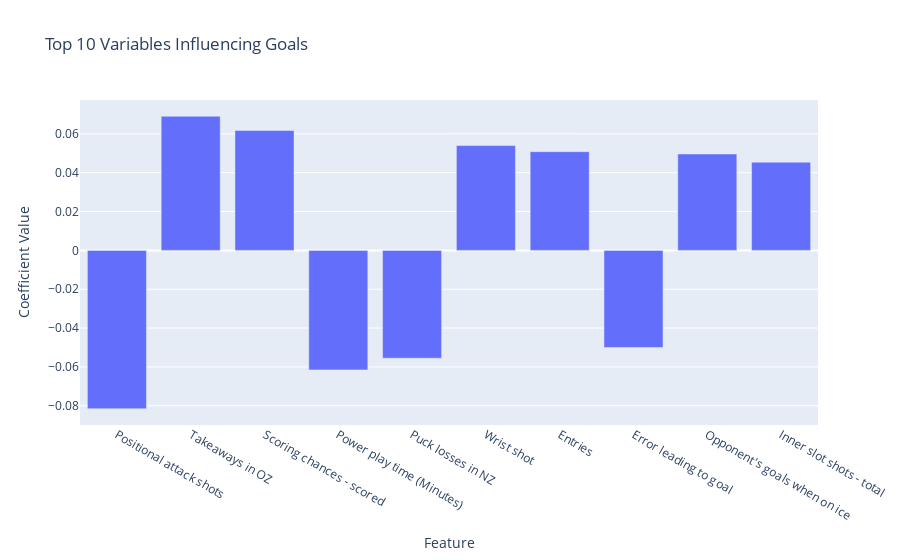

Notebook code for this chart:
### Code cell
# Create a bar graph of the top coefficients
top_coef_df = coef_df.head(N)

fig = px.bar(
    top_coef_df,
    x='Feature',
    y='Coefficient',
    title=f'Top {N} Variables Influencing Goals',
    labels={'Coefficient': 'Coefficient Value', 'Feature': 'Feature'}
)

fig.show()

### Figure 1 — Plotly figure (JSON) as saved in the notebook; plotly's stock layout.template omitted (floating-point values rounded to 4 significant figures)
{"data": [{"hovertemplate": "Feature=%{x}<br>Coefficient Value=%{y}<extra></extra>", "legendgroup": "", "marker": {"color": "#636efa", "pattern": {"shape": ""}}, "name": "", "orientation": "v", "showlegend": false, "textposition": "auto", "type": "bar", "x": ["Positional attack shots", "Takeaways in OZ", "Scoring chances - scored", "Power play time (Minutes)", "Puck losses in NZ", "Wrist shot", "Entries", "Error leading to goal", "Opponent's goals when on ice", "Inner slot shots - total"], "xaxis": "x", "y": [-0.08155, 0.06907, 0.06171, -0.06153, -0.05553, 0.05397, 0.05084, -0.05, 0.04965, 0.04544], "yaxis": "y"}], "layout": {"barmode": "relative", "legend": {"tracegroupgap": 0}, "title": {"text": "Top 10 Variables Influencing Goals"}, "xaxis": {"anchor": "y", "domain": [0, 1], "title": {"text": "Feature"}}, "yaxis": {"anchor": "x", "domain": [0, 1], "title": {"text": "Coefficient Value"}}}}
